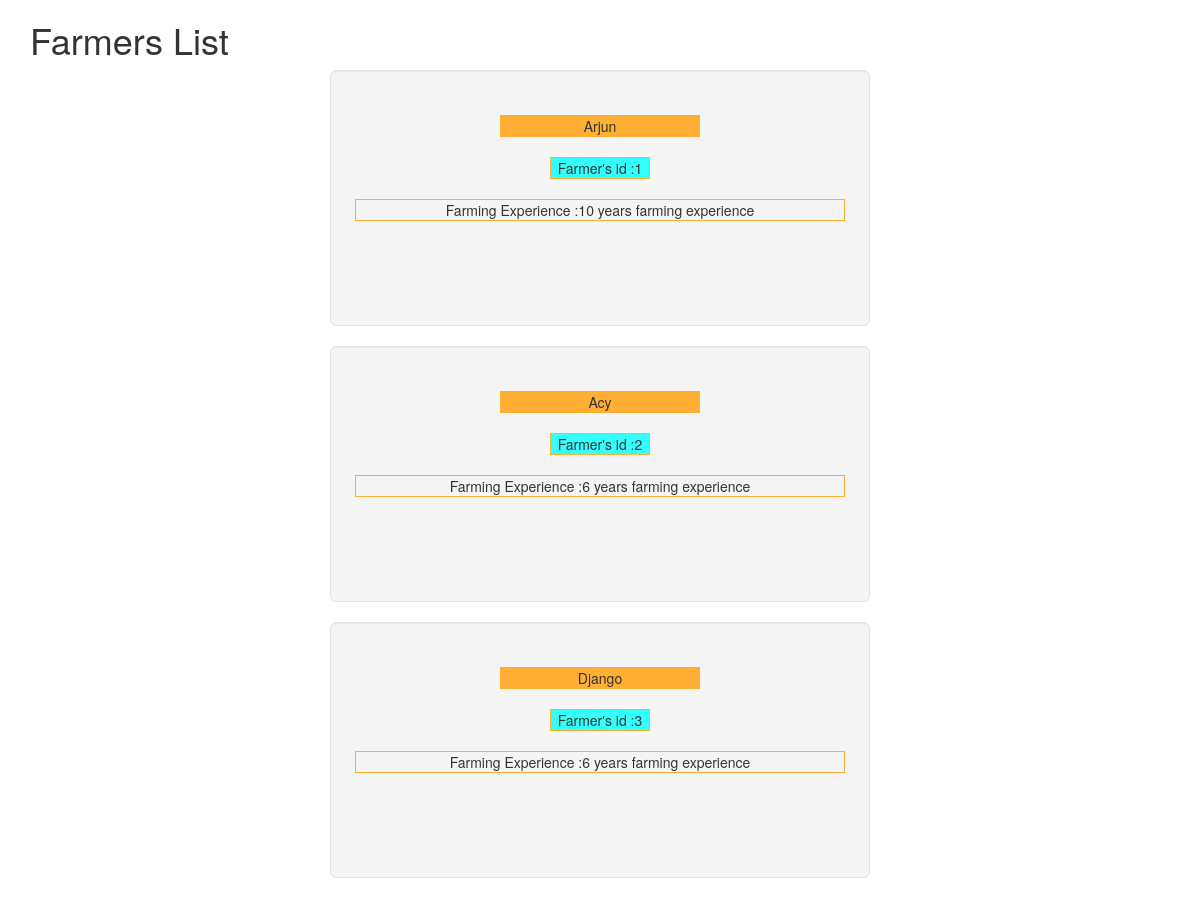
Page /farmershelp/farmers/ on the committed database.
### farmershelp/models.py (models this page shows, shortened)
class Farmers(models.Model):
	FarmerName = models.CharField(max_length = 120,unique=True)
	FarmingExperience = models.CharField(max_length = 120)
	No_of_family = models.CharField(max_length = 120)
	updated = models.DateTimeField(auto_now = True, auto_now_add= False)
	timestamp = models.DateTimeField(auto_now = False, auto_now_add = True)

### farmershelp/views.py (the view)
def farmers_home(request):
	queryset = Farmers.objects.all()
	context={
	 "objectlist":queryset
	}
	return render(request,"farmers.html", context)

### templates/farmers.html (shortened to what this page needs)
{% extends "base.html" %}
{% block content %}
<h1>Farmers List</h1>
<div class="col-sm-6 col-sm-offset-3 centr">
{% for obj in objectlist   %}
 <div class="well well-lg">
  <p class="title">{{obj.FarmerName}}<br></p>
  <p class="id"> Farmer's id :{{obj.id}}</p>
  <p class="content">Farming Experience :{{obj.FarmingExperience}} years farming experience <br></p>
 <br><br><br>
 </div>
{% endfor %}
</div>
{% endblock %}

### rows in the picture
Farmers: FarmerName "Arjun", id "1", FarmingExperience "10"
Farmers: FarmerName "Acy", id "2", FarmingExperience "6"
Farmers: FarmerName "Django", id "3", FarmingExperience "6"
